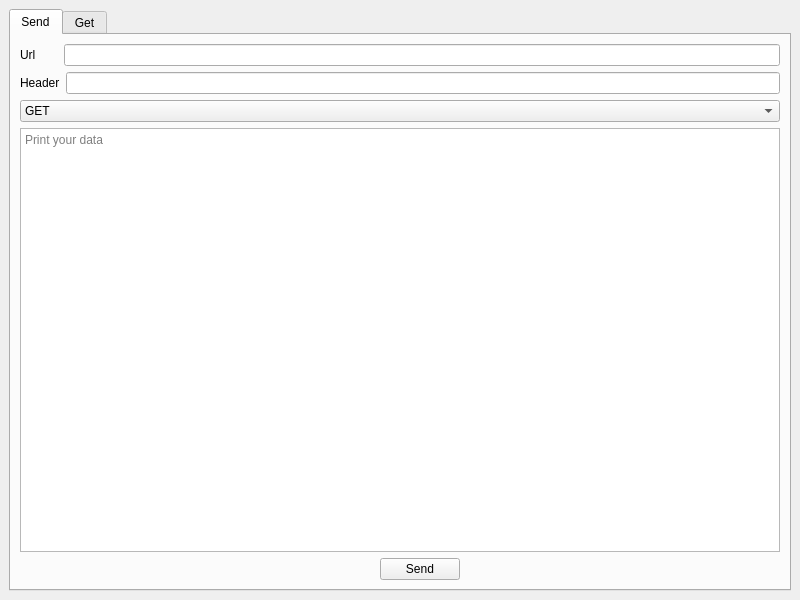
<?xml version="1.0" encoding="UTF-8"?>
<ui version="4.0">
 <class>MainWindow</class>
 <widget class="QMainWindow" name="MainWindow">
  <property name="geometry">
   <rect>
    <x>0</x>
    <y>0</y>
    <width>800</width>
    <height>600</height>
   </rect>
  </property>
  <property name="windowTitle">
   <string>MainWindow</string>
  </property>
  <widget class="QWidget" name="centralwidget">
   <layout class="QVBoxLayout" name="verticalLayout">
    <item>
     <widget class="QTabWidget" name="tabWidget">
      <property name="currentIndex">
       <number>0</number>
      </property>
      <widget class="QWidget" name="tabSend">
       <attribute name="title">
        <string>Send</string>
       </attribute>
       <layout class="QVBoxLayout" name="verticalLayout_2">
        <item>
         <layout class="QHBoxLayout" name="horizontalLayout_4">
          <item>
           <widget class="QLabel" name="urlLabel">
            <property name="sizePolicy">
             <sizepolicy hsizetype="Maximum" vsizetype="Preferred">
              <horstretch>0</horstretch>
              <verstretch>0</verstretch>
             </sizepolicy>
            </property>
            <property name="minimumSize">
             <size>
              <width>38</width>
              <height>0</height>
             </size>
            </property>
            <property name="text">
             <string>Url</string>
            </property>
           </widget>
          </item>
          <item>
           <widget class="QLineEdit" name="urlEdit">
            <property name="sizePolicy">
             <sizepolicy hsizetype="Minimum" vsizetype="Fixed">
              <horstretch>0</horstretch>
              <verstretch>0</verstretch>
             </sizepolicy>
            </property>
            <property name="clearButtonEnabled">
             <bool>true</bool>
            </property>
           </widget>
          </item>
         </layout>
        </item>
        <item>
         <layout class="QHBoxLayout" name="horizontalLayout">
          <item>
           <widget class="QLabel" name="headerLabel">
            <property name="sizePolicy">
             <sizepolicy hsizetype="Maximum" vsizetype="Preferred">
              <horstretch>0</horstretch>
              <verstretch>0</verstretch>
             </sizepolicy>
            </property>
            <property name="minimumSize">
             <size>
              <width>35</width>
              <height>0</height>
             </size>
            </property>
            <property name="sizeIncrement">
             <size>
              <width>0</width>
              <height>0</height>
             </size>
            </property>
            <property name="baseSize">
             <size>
              <width>0</width>
              <height>0</height>
             </size>
            </property>
            <property name="text">
             <string>Header</string>
            </property>
            <property name="margin">
             <number>0</number>
            </property>
           </widget>
          </item>
          <item>
           <widget class="QLineEdit" name="headerEdit">
            <property name="sizePolicy">
             <sizepolicy hsizetype="Minimum" vsizetype="Fixed">
              <horstretch>0</horstretch>
              <verstretch>0</verstretch>
             </sizepolicy>
            </property>
            <property name="clearButtonEnabled">
             <bool>true</bool>
            </property>
           </widget>
          </item>
         </layout>
        </item>
        <item>
         <widget class="QComboBox" name="MethodCBox">
          <item>
           <property name="text">
            <string>GET</string>
           </property>
          </item>
          <item>
           <property name="text">
            <string>POST</string>
           </property>
          </item>
          <item>
           <property name="text">
            <string>HEAD</string>
           </property>
          </item>
          <item>
           <property name="text">
            <string>PUT</string>
           </property>
          </item>
          <item>
           <property name="text">
            <string>DELETE</string>
           </property>
          </item>
         </widget>
        </item>
        <item>
         <widget class="QPlainTextEdit" name="dataEdit">
          <property name="lineWrapMode">
           <enum>QPlainTextEdit::NoWrap</enum>
          </property>
          <property name="overwriteMode">
           <bool>false</bool>
          </property>
          <property name="placeholderText">
           <string>Print your data</string>
          </property>
         </widget>
        </item>
        <item>
         <layout class="QHBoxLayout" name="horizontalLayout_3">
          <item>
           <spacer name="horizontalSpacer">
            <property name="orientation">
             <enum>Qt::Horizontal</enum>
            </property>
            <property name="sizeType">
             <enum>QSizePolicy::Minimum</enum>
            </property>
            <property name="sizeHint" stdset="0">
             <size>
              <width>40</width>
              <height>20</height>
             </size>
            </property>
           </spacer>
          </item>
          <item>
           <widget class="QPushButton" name="sendButton">
            <property name="sizePolicy">
             <sizepolicy hsizetype="Maximum" vsizetype="Fixed">
              <horstretch>0</horstretch>
              <verstretch>0</verstretch>
             </sizepolicy>
            </property>
            <property name="layoutDirection">
             <enum>Qt::LeftToRight</enum>
            </property>
            <property name="text">
             <string>Send</string>
            </property>
           </widget>
          </item>
         </layout>
        </item>
       </layout>
      </widget>
      <widget class="QWidget" name="tabGet">
       <attribute name="title">
        <string>Get</string>
       </attribute>
       <layout class="QVBoxLayout" name="verticalLayout_3">
        <item>
         <layout class="QHBoxLayout" name="horizontalLayout_2">
          <item>
           <widget class="QLabel" name="headerLabel_2">
            <property name="sizePolicy">
             <sizepolicy hsizetype="Maximum" vsizetype="Preferred">
              <horstretch>0</horstretch>
              <verstretch>0</verstretch>
             </sizepolicy>
            </property>
            <property name="minimumSize">
             <size>
              <width>35</width>
              <height>0</height>
             </size>
            </property>
            <property name="text">
             <string>Header</string>
            </property>
           </widget>
          </item>
          <item>
           <widget class="QLineEdit" name="headerGetter">
            <property name="sizePolicy">
             <sizepolicy hsizetype="Minimum" vsizetype="Fixed">
              <horstretch>0</horstretch>
              <verstretch>0</verstretch>
             </sizepolicy>
            </property>
            <property name="dragEnabled">
             <bool>false</bool>
            </property>
            <property name="readOnly">
             <bool>true</bool>
            </property>
            <property name="clearButtonEnabled">
             <bool>false</bool>
            </property>
           </widget>
          </item>
         </layout>
        </item>
        <item>
         <widget class="QPlainTextEdit" name="dataGetter">
          <property name="enabled">
           <bool>true</bool>
          </property>
          <property name="lineWrapMode">
           <enum>QPlainTextEdit::NoWrap</enum>
          </property>
          <property name="readOnly">
           <bool>true</bool>
          </property>
         </widget>
        </item>
       </layout>
      </widget>
     </widget>
    </item>
   </layout>
  </widget>
  <widget class="QMenuBar" name="menubar">
   <property name="geometry">
    <rect>
     <x>0</x>
     <y>0</y>
     <width>800</width>
     <height>21</height>
    </rect>
   </property>
  </widget>
 </widget>
 <resources/>
 <connections/>
</ui>
